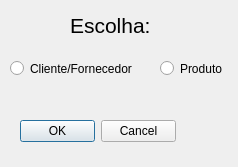
<?xml version="1.0" encoding="UTF-8"?>
<ui version="4.0">
 <class>Dialog</class>
 <widget class="QDialog" name="Dialog">
  <property name="geometry">
   <rect>
    <x>0</x>
    <y>0</y>
    <width>238</width>
    <height>167</height>
   </rect>
  </property>
  <property name="windowTitle">
   <string>Dialog</string>
  </property>
  <widget class="QLabel" name="label">
   <property name="geometry">
    <rect>
     <x>70</x>
     <y>10</y>
     <width>121</width>
     <height>31</height>
    </rect>
   </property>
   <property name="font">
    <font>
     <pointsize>16</pointsize>
    </font>
   </property>
   <property name="text">
    <string>Escolha:</string>
   </property>
  </widget>
  <widget class="QRadioButton" name="radioButton">
   <property name="geometry">
    <rect>
     <x>10</x>
     <y>60</y>
     <width>131</width>
     <height>17</height>
    </rect>
   </property>
   <property name="text">
    <string>Cliente/Fornecedor</string>
   </property>
  </widget>
  <widget class="QRadioButton" name="radioButton_2">
   <property name="geometry">
    <rect>
     <x>160</x>
     <y>60</y>
     <width>82</width>
     <height>17</height>
    </rect>
   </property>
   <property name="text">
    <string>Produto</string>
   </property>
  </widget>
  <widget class="QDialogButtonBox" name="buttonBox">
   <property name="geometry">
    <rect>
     <x>20</x>
     <y>120</y>
     <width>156</width>
     <height>23</height>
    </rect>
   </property>
   <property name="standardButtons">
    <set>QDialogButtonBox::Cancel|QDialogButtonBox::Ok</set>
   </property>
  </widget>
 </widget>
 <resources/>
 <connections/>
</ui>
